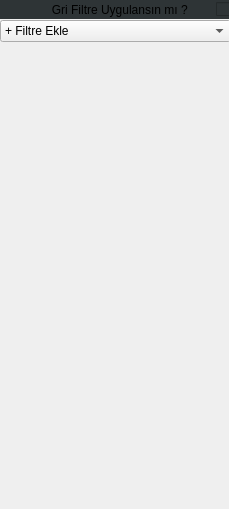
      <widget class="QWidget" name="scrollAreaWidgetContents_2">
       <property name="geometry">
        <rect>
         <x>0</x>
         <y>0</y>
         <width>229</width>
         <height>509</height>
        </rect>
       </property>
       <widget class="QWidget" name="layoutWidget">
        <property name="geometry">
         <rect>
          <x>0</x>
          <y>20</y>
          <width>231</width>
          <height>491</height>
         </rect>
        </property>
        <layout class="QFormLayout" name="left_panel_filters_layout">
         <property name="sizeConstraint">
          <enum>QLayout::SetNoConstraint</enum>
         </property>
         <property name="horizontalSpacing">
          <number>6</number>
         </property>
         <property name="verticalSpacing">
          <number>2</number>
         </property>
         <item row="0" column="0" colspan="2">
          <widget class="QComboBox" name="comboBox">
           <property name="styleSheet">
            <string notr="true">selection-background-color: rgb(41, 4, 4);</string>
           </property>
           <item>
            <property name="text">
             <string>+ Filtre Ekle</string>
            </property>
           </item>
           <item>
            <property name="text">
             <string>Canny</string>
            </property>
           </item>
           <item>
            <property name="text">
             <string>Blur</string>
            </property>
           </item>
           <item>
            <property name="text">
             <string>Bilateral</string>
            </property>
           </item>
          </widget>
         </item>
        </layout>
       </widget>
       <widget class="QCheckBox" name="checkBox">
        <property name="geometry">
         <rect>
          <x>0</x>
          <y>0</y>
          <width>230</width>
          <height>19</height>
         </rect>
        </property>
        <property name="minimumSize">
         <size>
          <width>221</width>
          <height>19</height>
         </size>
        </property>
        <property name="layoutDirection">
         <enum>Qt::RightToLeft</enum>
        </property>
        <property name="styleSheet">
         <string notr="true">background-color: rgb(46, 52, 54);</string>
        </property>
        <property name="text">
         <string>Gri Filtre Uygulansın mı ?       </string>
        </property>
        <property name="iconSize">
         <size>
          <width>32</width>
          <height>32</height>
         </size>
        </property>
        <property name="tristate">
         <bool>false</bool>
        </property>
       </widget>
      </widget>
